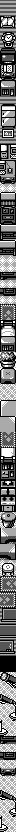

This is a level from a 2D game, rendered from its Tiled map with the project's own tilesets. A one-line summary and the complete map file follow:
An orthogonal 2x104 tile map with 8x8 px tiles, 1 tile layer (metatiles), 3 tilesets.

<map orientation="orthogonal" renderorder="right-down" tilewidth="8" tileheight="8" width="2" height="104">
	<tileset firstgid="1" tilewidth="8" tileheight="8">
		<image source="../../../gfx/tilesets/image_16_5550.png" />
	</tileset>
	<tileset firstgid="129" tilewidth="8" tileheight="8">
		<image source="../../../gfx/tilesets/image_16_5d50.png" />
	</tileset>
	<tileset firstgid="136" tilewidth="8" tileheight="8">
		<image source="../../../gfx/tilesets/image_16_64e0.png" />
	</tileset>
	<layer id="1" name="metatiles" width="2" height="104">
		<data encoding="csv">
2, 2,
2, 2,
3, 5,
4, 6,
7, 9,
8, 10,
11, 13,
12, 14,
15, 17,
16, 18,
19, 21,
20, 22,
2, 2,
23, 24,
25, 27,
26, 28,
29, 31,
30, 32,
33, 35,
34, 36,
37, 39,
38, 40,
41, 43,
42, 42,
44, 46,
45, 47,
48, 50,
49, 51,
44, 53,
52, 54,
53, 46,
55, 56,
42, 42,
42, 42,
57, 58,
42, 42,
59, 60,
42, 42,
61, 63,
62, 64,
65, 67,
66, 68,
19, 21,
20, 69,
70, 72,
71, 73,
74, 76,
75, 77,
78, 78,
78, 78,
79, 81,
80, 82,
81, 83,
82, 84,
85, 87,
86, 88,
89, 91,
90, 92,
93, 95,
94, 96,
97, 99,
98, 100,
101, 103,
102, 104,
105, 107,
106, 108,
109, 82,
110, 111,
82, 113,
112, 114,
115, 117,
116, 118,
119, 121,
120, 122,
123, 125,
124, 126,
127, 129,
128, 130,
129, 129,
130, 130,
129, 132,
131, 133,
134, 134,
134, 134,
136, 138,
137, 139,
140, 142,
141, 143,
142, 144,
142, 145,
146, 148,
147, 142,
57, 58,
78, 78,
59, 60,
78, 78,
41, 43,
78, 78,
140, 78,
141, 143,
78, 144,
78, 145,
146, 148,
147, 78</data>
	</layer>
</map>
